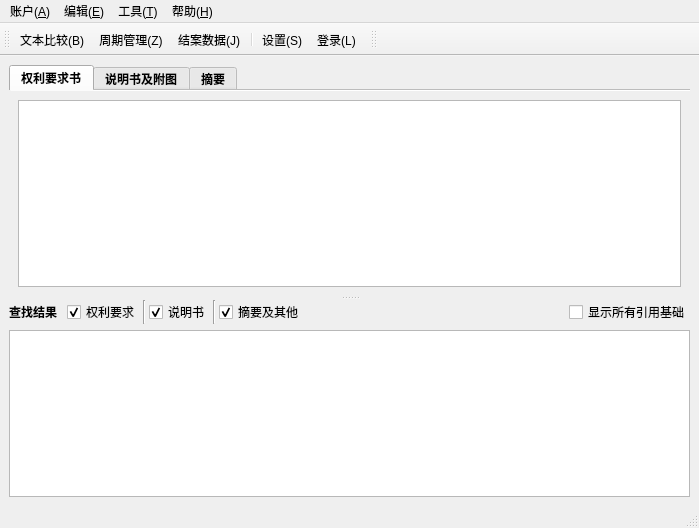
<?xml version="1.0" encoding="UTF-8"?>
<ui version="4.0">
 <class>mainWindow</class>
 <widget class="QMainWindow" name="mainWindow">
  <property name="geometry">
   <rect>
    <x>0</x>
    <y>0</y>
    <width>699</width>
    <height>528</height>
   </rect>
  </property>
  <property name="windowTitle">
   <string>Helper-专利审查助手</string>
  </property>
  <property name="windowIcon">
   <iconset resource="resources.qrc">
    <normaloff>:/icons/app_blue.ico</normaloff>:/icons/app_blue.ico</iconset>
  </property>
  <widget class="QWidget" name="centralwidget">
   <property name="sizePolicy">
    <sizepolicy hsizetype="Preferred" vsizetype="Preferred">
     <horstretch>1</horstretch>
     <verstretch>1</verstretch>
    </sizepolicy>
   </property>
   <layout class="QHBoxLayout" name="horizontalLayout_6">
    <item>
     <widget class="QSplitter" name="splitter">
      <property name="sizePolicy">
       <sizepolicy hsizetype="Preferred" vsizetype="Expanding">
        <horstretch>1</horstretch>
        <verstretch>1</verstretch>
       </sizepolicy>
      </property>
      <property name="orientation">
       <enum>Qt::Vertical</enum>
      </property>
      <property name="childrenCollapsible">
       <bool>false</bool>
      </property>
      <widget class="QTabWidget" name="tabWidget">
       <property name="font">
        <font>
         <weight>75</weight>
         <bold>true</bold>
         <strikeout>false</strikeout>
        </font>
       </property>
       <property name="styleSheet">
        <string notr="true"/>
       </property>
       <property name="currentIndex">
        <number>0</number>
       </property>
       <property name="documentMode">
        <bool>true</bool>
       </property>
       <widget class="QWidget" name="tab">
        <attribute name="title">
         <string>权利要求书</string>
        </attribute>
        <layout class="QHBoxLayout" name="horizontalLayout_3">
         <item>
          <widget class="QTextEdit" name="claimText">
           <property name="font">
            <font>
             <pointsize>10</pointsize>
             <weight>50</weight>
             <bold>false</bold>
             <strikeout>false</strikeout>
            </font>
           </property>
           <property name="contextMenuPolicy">
            <enum>Qt::CustomContextMenu</enum>
           </property>
           <property name="styleSheet">
            <string notr="true"/>
           </property>
          </widget>
         </item>
        </layout>
       </widget>
       <widget class="QWidget" name="tab_3">
        <attribute name="title">
         <string>说明书及附图</string>
        </attribute>
        <layout class="QHBoxLayout" name="horizontalLayout">
         <item>
          <layout class="QGridLayout" name="gridLayout" rowstretch="0,1" columnstretch="3,1" columnminimumwidth="0,0">
           <property name="topMargin">
            <number>0</number>
           </property>
           <property name="horizontalSpacing">
            <number>6</number>
           </property>
           <property name="verticalSpacing">
            <number>3</number>
           </property>
           <item row="1" column="1">
            <widget class="QTextEdit" name="figureText">
             <property name="sizePolicy">
              <sizepolicy hsizetype="Expanding" vsizetype="Expanding">
               <horstretch>1</horstretch>
               <verstretch>1</verstretch>
              </sizepolicy>
             </property>
             <property name="minimumSize">
              <size>
               <width>0</width>
               <height>0</height>
              </size>
             </property>
             <property name="maximumSize">
              <size>
               <width>150</width>
               <height>16777215</height>
              </size>
             </property>
             <property name="font">
              <font>
               <pointsize>10</pointsize>
               <weight>50</weight>
               <bold>false</bold>
               <strikeout>false</strikeout>
              </font>
             </property>
             <property name="contextMenuPolicy">
              <enum>Qt::CustomContextMenu</enum>
             </property>
             <property name="styleSheet">
              <string notr="true"/>
             </property>
            </widget>
           </item>
           <item row="0" column="0">
            <widget class="QLabel" name="label">
             <property name="text">
              <string>说明书:</string>
             </property>
             <property name="margin">
              <number>0</number>
             </property>
            </widget>
           </item>
           <item row="0" column="1">
            <widget class="QLabel" name="label_2">
             <property name="text">
              <string>附图:</string>
             </property>
            </widget>
           </item>
           <item row="1" column="0">
            <widget class="QTextEdit" name="descriptionText">
             <property name="sizePolicy">
              <sizepolicy hsizetype="Expanding" vsizetype="Expanding">
               <horstretch>3</horstretch>
               <verstretch>1</verstretch>
              </sizepolicy>
             </property>
             <property name="font">
              <font>
               <pointsize>10</pointsize>
               <weight>50</weight>
               <bold>false</bold>
               <strikeout>false</strikeout>
              </font>
             </property>
             <property name="contextMenuPolicy">
              <enum>Qt::CustomContextMenu</enum>
             </property>
             <property name="styleSheet">
              <string notr="true"/>
             </property>
            </widget>
           </item>
          </layout>
         </item>
        </layout>
       </widget>
       <widget class="QWidget" name="tab_2">
        <attribute name="title">
         <string>摘要</string>
        </attribute>
        <layout class="QHBoxLayout" name="horizontalLayout_2">
         <item>
          <widget class="QTextEdit" name="abstractText">
           <property name="font">
            <font>
             <pointsize>10</pointsize>
             <weight>50</weight>
             <bold>false</bold>
             <strikeout>false</strikeout>
            </font>
           </property>
           <property name="contextMenuPolicy">
            <enum>Qt::CustomContextMenu</enum>
           </property>
           <property name="styleSheet">
            <string notr="true"/>
           </property>
          </widget>
         </item>
        </layout>
       </widget>
      </widget>
      <widget class="QWidget" name="layoutWidget">
       <layout class="QVBoxLayout" name="verticalLayout">
        <item>
         <layout class="QHBoxLayout" name="horizontalLayout_5">
          <property name="spacing">
           <number>10</number>
          </property>
          <item>
           <widget class="QLabel" name="label_3">
            <property name="font">
             <font>
              <weight>75</weight>
              <bold>true</bold>
             </font>
            </property>
            <property name="text">
             <string>查找结果</string>
            </property>
           </widget>
          </item>
          <item>
           <layout class="QHBoxLayout" name="horizontalLayout_4">
            <property name="spacing">
             <number>3</number>
            </property>
            <item>
             <widget class="QCheckBox" name="claimCheckbox">
              <property name="sizePolicy">
               <sizepolicy hsizetype="Fixed" vsizetype="Fixed">
                <horstretch>0</horstretch>
                <verstretch>0</verstretch>
               </sizepolicy>
              </property>
              <property name="focusPolicy">
               <enum>Qt::NoFocus</enum>
              </property>
              <property name="text">
               <string>权利要求</string>
              </property>
              <property name="checked">
               <bool>true</bool>
              </property>
             </widget>
            </item>
            <item>
             <widget class="Line" name="line">
              <property name="orientation">
               <enum>Qt::Vertical</enum>
              </property>
             </widget>
            </item>
            <item>
             <widget class="QCheckBox" name="descriptionCheckbox">
              <property name="sizePolicy">
               <sizepolicy hsizetype="Fixed" vsizetype="Fixed">
                <horstretch>0</horstretch>
                <verstretch>0</verstretch>
               </sizepolicy>
              </property>
              <property name="focusPolicy">
               <enum>Qt::NoFocus</enum>
              </property>
              <property name="text">
               <string>说明书</string>
              </property>
              <property name="checked">
               <bool>true</bool>
              </property>
             </widget>
            </item>
            <item>
             <widget class="Line" name="line_2">
              <property name="orientation">
               <enum>Qt::Vertical</enum>
              </property>
             </widget>
            </item>
            <item>
             <widget class="QCheckBox" name="abstractCheckbox">
              <property name="sizePolicy">
               <sizepolicy hsizetype="Fixed" vsizetype="Fixed">
                <horstretch>0</horstretch>
                <verstretch>0</verstretch>
               </sizepolicy>
              </property>
              <property name="focusPolicy">
               <enum>Qt::NoFocus</enum>
              </property>
              <property name="text">
               <string>摘要及其他</string>
              </property>
              <property name="checked">
               <bool>true</bool>
              </property>
             </widget>
            </item>
            <item>
             <spacer name="horizontalSpacer">
              <property name="orientation">
               <enum>Qt::Horizontal</enum>
              </property>
              <property name="sizeHint" stdset="0">
               <size>
                <width>40</width>
                <height>20</height>
               </size>
              </property>
             </spacer>
            </item>
            <item>
             <widget class="QCheckBox" name="showAllCheckBox">
              <property name="text">
               <string>显示所有引用基础</string>
              </property>
             </widget>
            </item>
           </layout>
          </item>
         </layout>
        </item>
        <item>
         <widget class="QTextBrowser" name="resultText">
          <property name="sizePolicy">
           <sizepolicy hsizetype="Expanding" vsizetype="Expanding">
            <horstretch>0</horstretch>
            <verstretch>0</verstretch>
           </sizepolicy>
          </property>
          <property name="font">
           <font>
            <pointsize>10</pointsize>
           </font>
          </property>
          <property name="contextMenuPolicy">
           <enum>Qt::DefaultContextMenu</enum>
          </property>
          <property name="styleSheet">
           <string notr="true"/>
          </property>
         </widget>
        </item>
       </layout>
      </widget>
     </widget>
    </item>
   </layout>
  </widget>
  <widget class="QMenuBar" name="menubar">
   <property name="geometry">
    <rect>
     <x>0</x>
     <y>0</y>
     <width>699</width>
     <height>22</height>
    </rect>
   </property>
   <widget class="QMenu" name="menu">
    <property name="title">
     <string>账户(&amp;A)</string>
    </property>
    <addaction name="loginAction"/>
    <addaction name="separator"/>
    <addaction name="closeAction"/>
   </widget>
   <widget class="QMenu" name="menu_2">
    <property name="title">
     <string>编辑(&amp;E)</string>
    </property>
    <addaction name="undoAction"/>
    <addaction name="redoAction"/>
    <addaction name="separator"/>
    <addaction name="copyAction"/>
    <addaction name="cutAction"/>
    <addaction name="pasteAction"/>
    <addaction name="pastePlainTextAction"/>
    <addaction name="separator"/>
    <addaction name="selectAllAction"/>
    <addaction name="separator"/>
    <addaction name="searchAction"/>
   </widget>
   <widget class="QMenu" name="menu_3">
    <property name="title">
     <string>工具(&amp;T)</string>
    </property>
    <addaction name="cmpAction"/>
    <addaction name="deadlineAction"/>
    <addaction name="archiveAction"/>
    <addaction name="separator"/>
    <addaction name="settingAction"/>
   </widget>
   <widget class="QMenu" name="menu_H">
    <property name="title">
     <string>帮助(&amp;H)</string>
    </property>
    <addaction name="docAction"/>
    <addaction name="aboutAction"/>
   </widget>
   <addaction name="menu"/>
   <addaction name="menu_2"/>
   <addaction name="menu_3"/>
   <addaction name="menu_H"/>
  </widget>
  <widget class="QStatusBar" name="statusbar"/>
  <widget class="QToolBar" name="toolBar">
   <property name="windowTitle">
    <string>toolBar</string>
   </property>
   <property name="iconSize">
    <size>
     <width>24</width>
     <height>24</height>
    </size>
   </property>
   <attribute name="toolBarArea">
    <enum>TopToolBarArea</enum>
   </attribute>
   <attribute name="toolBarBreak">
    <bool>false</bool>
   </attribute>
   <addaction name="cmpAction"/>
   <addaction name="deadlineAction"/>
   <addaction name="archiveAction"/>
   <addaction name="separator"/>
   <addaction name="settingAction"/>
   <addaction name="loginAction"/>
  </widget>
  <widget class="QToolBar" name="widgetToolBar">
   <property name="windowTitle">
    <string>toolBar_2</string>
   </property>
   <attribute name="toolBarArea">
    <enum>TopToolBarArea</enum>
   </attribute>
   <attribute name="toolBarBreak">
    <bool>false</bool>
   </attribute>
  </widget>
  <action name="loginAction">
   <property name="icon">
    <iconset resource="resources.qrc">
     <normaloff>:/icons/login_blue.svg</normaloff>:/icons/login_blue.svg</iconset>
   </property>
   <property name="text">
    <string>登录(&amp;L)</string>
   </property>
   <property name="toolTip">
    <string>登录</string>
   </property>
   <property name="statusTip">
    <string>登录i系统账号以获取审查数据</string>
   </property>
  </action>
  <action name="closeAction">
   <property name="icon">
    <iconset resource="resources.qrc">
     <normaloff>:/icons/close_blue.svg</normaloff>:/icons/close_blue.svg</iconset>
   </property>
   <property name="text">
    <string>关闭(&amp;E)</string>
   </property>
   <property name="toolTip">
    <string>关闭此应用</string>
   </property>
  </action>
  <action name="copyAction">
   <property name="icon">
    <iconset resource="resources.qrc">
     <normaloff>:/icons/copy_blue.svg</normaloff>:/icons/copy_blue.svg</iconset>
   </property>
   <property name="text">
    <string>复制(&amp;C)</string>
   </property>
   <property name="toolTip">
    <string>复制</string>
   </property>
   <property name="shortcut">
    <string>Ctrl+C</string>
   </property>
  </action>
  <action name="cutAction">
   <property name="icon">
    <iconset resource="resources.qrc">
     <normaloff>:/icons/cut_blue.svg</normaloff>:/icons/cut_blue.svg</iconset>
   </property>
   <property name="text">
    <string>剪切(&amp;T)</string>
   </property>
   <property name="toolTip">
    <string>剪切</string>
   </property>
   <property name="shortcut">
    <string>Ctrl+X</string>
   </property>
  </action>
  <action name="pasteAction">
   <property name="icon">
    <iconset resource="resources.qrc">
     <normaloff>:/icons/paste_blue.svg</normaloff>:/icons/paste_blue.svg</iconset>
   </property>
   <property name="text">
    <string>粘贴(&amp;P)</string>
   </property>
   <property name="toolTip">
    <string>粘贴</string>
   </property>
   <property name="shortcut">
    <string>Ctrl+V</string>
   </property>
  </action>
  <action name="searchAction">
   <property name="icon">
    <iconset resource="resources.qrc">
     <normaloff>:/icons/search_blue.svg</normaloff>:/icons/search_blue.svg</iconset>
   </property>
   <property name="text">
    <string>查找(&amp;S)</string>
   </property>
   <property name="toolTip">
    <string>查找</string>
   </property>
   <property name="shortcut">
    <string>Ctrl+F</string>
   </property>
  </action>
  <action name="cmpAction">
   <property name="icon">
    <iconset resource="resources.qrc">
     <normaloff>:/icons/cmp_blue.svg</normaloff>:/icons/cmp_blue.svg</iconset>
   </property>
   <property name="text">
    <string>文本比较(&amp;B)</string>
   </property>
   <property name="toolTip">
    <string>文本比较</string>
   </property>
   <property name="statusTip">
    <string>打开文本比较器</string>
   </property>
  </action>
  <action name="deadlineAction">
   <property name="icon">
    <iconset resource="resources.qrc">
     <normaloff>:/icons/calendar_blue.svg</normaloff>:/icons/calendar_blue.svg</iconset>
   </property>
   <property name="text">
    <string>周期管理(&amp;Z)</string>
   </property>
   <property name="toolTip">
    <string>周期管理</string>
   </property>
   <property name="statusTip">
    <string>查看和管理案件审查周期</string>
   </property>
  </action>
  <action name="archiveAction">
   <property name="icon">
    <iconset resource="resources.qrc">
     <normaloff>:/icons/archive_blue.svg</normaloff>:/icons/archive_blue.svg</iconset>
   </property>
   <property name="text">
    <string>结案数据(&amp;J)</string>
   </property>
   <property name="toolTip">
    <string>结案数据</string>
   </property>
   <property name="statusTip">
    <string>查看当月结案数据</string>
   </property>
  </action>
  <action name="docAction">
   <property name="icon">
    <iconset resource="resources.qrc">
     <normaloff>:/icons/doc_blue.svg</normaloff>:/icons/doc_blue.svg</iconset>
   </property>
   <property name="text">
    <string>使用说明(&amp;D)</string>
   </property>
   <property name="toolTip">
    <string>打开使用说明</string>
   </property>
  </action>
  <action name="aboutAction">
   <property name="icon">
    <iconset resource="resources.qrc">
     <normaloff>:/icons/about_blue.svg</normaloff>:/icons/about_blue.svg</iconset>
   </property>
   <property name="text">
    <string>关于(&amp;A)</string>
   </property>
   <property name="toolTip">
    <string>关于此应用</string>
   </property>
  </action>
  <action name="settingAction">
   <property name="icon">
    <iconset resource="resources.qrc">
     <normaloff>:/icons/setting_blue.svg</normaloff>:/icons/setting_blue.svg</iconset>
   </property>
   <property name="text">
    <string>设置(&amp;S)</string>
   </property>
   <property name="toolTip">
    <string>设置</string>
   </property>
   <property name="statusTip">
    <string>设置</string>
   </property>
  </action>
  <action name="pastePlainTextAction">
   <property name="icon">
    <iconset resource="resources.qrc">
     <normaloff>:/icons/paste_text_blue.svg</normaloff>:/icons/paste_text_blue.svg</iconset>
   </property>
   <property name="text">
    <string>粘贴为纯文本</string>
   </property>
   <property name="shortcut">
    <string>Ctrl+Shift+V</string>
   </property>
  </action>
  <action name="undoAction">
   <property name="icon">
    <iconset resource="resources.qrc">
     <normaloff>:/icons/undo_blue.svg</normaloff>:/icons/undo_blue.svg</iconset>
   </property>
   <property name="text">
    <string>撤销</string>
   </property>
   <property name="shortcut">
    <string>Ctrl+Z</string>
   </property>
  </action>
  <action name="redoAction">
   <property name="icon">
    <iconset resource="resources.qrc">
     <normaloff>:/icons/redo_blue.svg</normaloff>:/icons/redo_blue.svg</iconset>
   </property>
   <property name="text">
    <string>重做</string>
   </property>
   <property name="shortcut">
    <string>Ctrl+Y</string>
   </property>
  </action>
  <action name="selectAllAction">
   <property name="icon">
    <iconset resource="resources.qrc">
     <normaloff>:/icons/selectall_blue.svg</normaloff>:/icons/selectall_blue.svg</iconset>
   </property>
   <property name="text">
    <string>全选</string>
   </property>
   <property name="shortcut">
    <string>Ctrl+A</string>
   </property>
  </action>
 </widget>
 <resources>
  <include location="resources.qrc"/>
 </resources>
 <connections>
  <connection>
   <sender>closeAction</sender>
   <signal>triggered()</signal>
   <receiver>mainWindow</receiver>
   <slot>close()</slot>
   <hints>
    <hint type="sourcelabel">
     <x>-1</x>
     <y>-1</y>
    </hint>
    <hint type="destinationlabel">
     <x>365</x>
     <y>263</y>
    </hint>
   </hints>
  </connection>
 </connections>
</ui>
